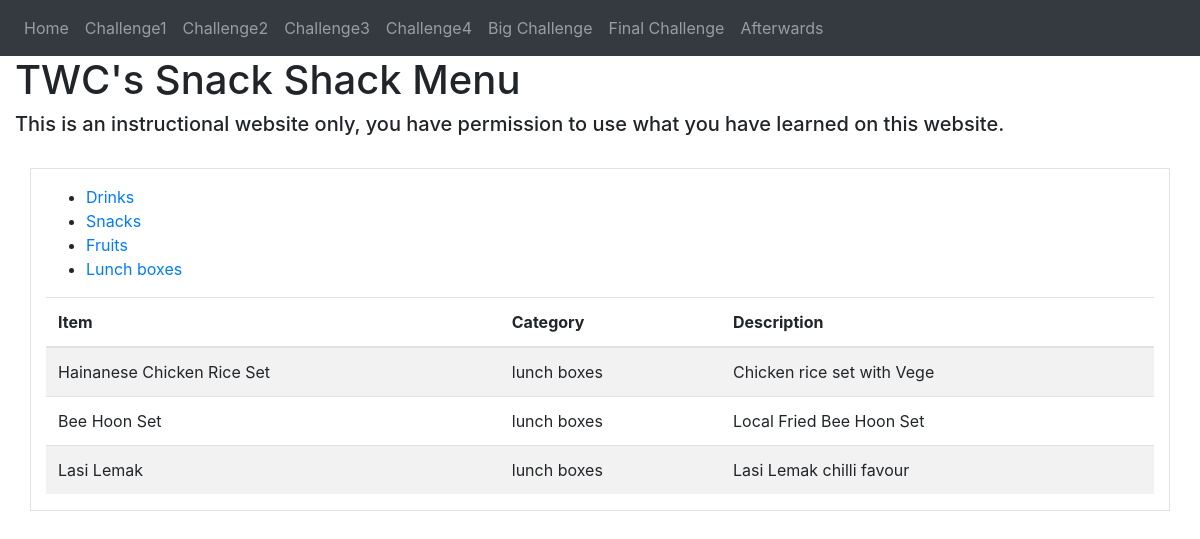
Screenshot of /apps/menu.php?catid=1003 with the database file from the repository.
### tables this page shows
CREATE TABLE `products` (
  `productid` int(11) NOT NULL AUTO_INCREMENT,
  `name` varchar(255) DEFAULT NULL,
  `description` mediumtext,
  `price` decimal(6,2) DEFAULT NULL,
  `catid` int(11) NOT NULL,
  PRIMARY KEY (`productid`),
  KEY `catid` (`catid`),
  CONSTRAINT `products_ibfk_1` FOREIGN KEY (`catid`) REFERENCES `category` (`catid`)
);

CREATE TABLE `category` (
  `catid` int(11) NOT NULL AUTO_INCREMENT,
  `category_name` varchar(255) DEFAULT NULL,
  PRIMARY KEY (`catid`)
);

### apps/menu.php (the view, shortened to what this page needs)
<?php
$stmt = false;
if( isset($_REQUEST['catid']) )
{
   $catid = $_REQUEST['catid'];
   $query ="select products.name as item, category.category_name as category , products.description as description from products inner join category where products.catid = category.catid  AND category.catid = " . $catid;
   $host = "localhost";
   $db ="appdb";
   $user ="appuser";
   $pass="appsecret123";
   $charset = 'utf8';
    $dsn = "mysql:host=$host;dbname=$db;charset=$charset";
    $opt = [
        PDO::ATTR_ERRMODE            => PDO::ERRMODE_EXCEPTION,
        PDO::ATTR_DEFAULT_FETCH_MODE => PDO::FETCH_ASSOC,
        PDO::ATTR_EMULATE_PREPARES   => false
    ];
    try
    {
       $pdo = new PDO($dsn, $user, $pass, $opt);
       $stmt = $pdo->query($query);
    }
    catch(PDOException $e)
    {
       echo $e->getMessage();
    }
}
?>
<!DOCTYPE html>
<html>
<head>
<link rel="stylesheet" type="text/css" href="bootstrap.min.css">
</head>
<body>
  <nav class="navbar navbar-dark navbar-expand-sm bg-dark">
      <div>
        <ul class="navbar-nav">
          <li class="nav-item ">
            <a class="nav-link" href="welcome.php">Home</a>
          </li>
          <li class="nav-item">
            <a class="nav-link" href="Challenge1.html">Challenge1</a>
          </li>
		   <li class="nav-item">
            <a class="nav-link" href="Challenge2.html">Challenge2</a>
          </li>
		  		            <li class="nav-item">
            <a class="nav-link" href="Challenge3.html">Challenge3</a>
          </li>
		  		            <li class="nav-item">
            <a class="nav-link" href="Challenge4.html">Challenge4</a>
          </li>
		  <li class="nav-item">
            <a class="nav-link" href="menu.php">Big Challenge</a>
          </li>
          <li class="nav-item">
            <a class="nav-link" href="login.php">Final Challenge</a>
          </li>
		  		  <li class="nav-item">
            <a class="nav-link" href="about.html">Afterwards</a>
          </li>
         </ul>
      </div>
    </nav>
  <div class="container-fluid">
        <h1>TWC's Snack Shack Menu</h1>
        <p class="h5">This is an instructional website only, you have permission to use what you have learned on this website.</p>
        <br>
  <div class="container border">
<p class="lead" >
<ul>
<li> <a href="menu.php?catid=1000">Drinks</a> </li>
<li> <a href="menu.php?catid=1001">Snacks</a> </li>
<li> <a href="menu.php?catid=1002">Fruits</a> </li>
<li> <a href="menu.php?catid=1003">Lunch boxes</a> </li>
</ul>
</p>
  <?php
  if($stmt!== False)
  {
  ?>
  <table class="table table-striped">
    <thead>
    <tr>
    <th>Item</th>
    <th>Category</th>
    <th>Description</th>
    </tr>
    </thead>
  <tbody>
   <?php
      while($result = $stmt->fetch())
      {
         echo "<tr>";
         echo "<td>" .$result['item']  . "</td><td>" . $result['category'] . "</td><td>" . $result['description'] . "</td>";
         echo "</tr>\n";
      }
   ?>
  </tbody>
  </table>
  <?php
     }
  ?>
 </div>
  </div>
</body>
</html>

### rows the page displays
products: name "Hainanese Chicken Rice Set", catid.category_name "lunch boxes", description "Chicken rice set with Vege"
products: name "Bee Hoon Set", catid.category_name "lunch boxes", description "Local Fried Bee Hoon Set"
products: name "Lasi Lemak", catid.category_name "lunch boxes", description "Lasi Lemak chilli favour"
